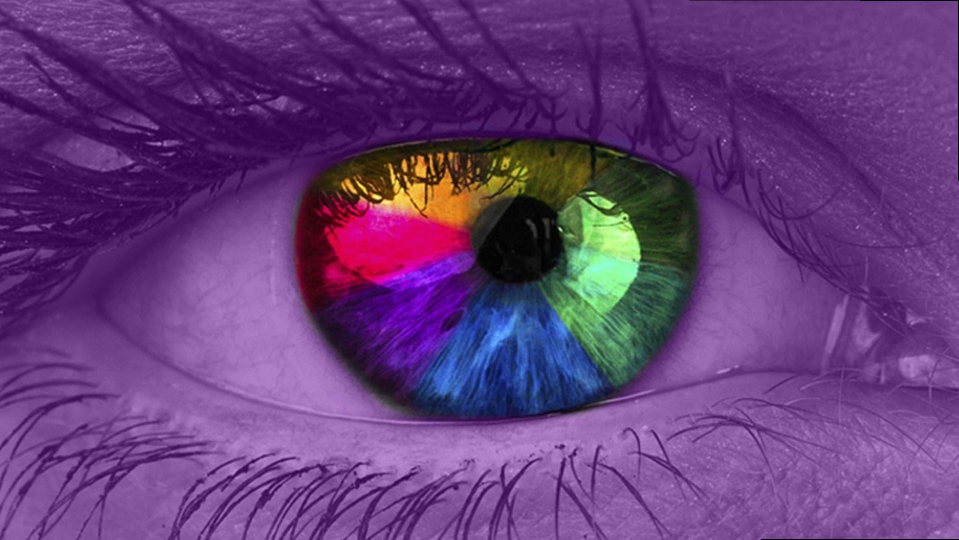
%> input picture Step 3 - KMCG/output.jpg, 1917 x 1079 px (shown at 1/2 size)
$ octave extracting.m   (GNU Octave 9; MATLAB toolbox functions it lacks are replaced by stand-ins)
%> lines starting %> are read from the running program, lines starting %| are printed output that depends on the picture
%% Extracting the secret image
secsiz1 = 512;
secsiz2 = 512;
condition = true;
%newimg2 = newimg;
newimg2 = imread('output.jpg');
%> newimg2 is the input picture: size 1079x1917x3 uint8; mean R, G, B 101.8, 60.4, 122.2
[siz1, siz2, siz3] = size(newimg2);
%> siz1 = 1079; siz2 = 1917; siz3 = 3
plane = 1;
pix = 0;
npix = secsiz1 * secsiz2 * 8;
sec_img = [];
colplane = newimg2(:,:,plane);
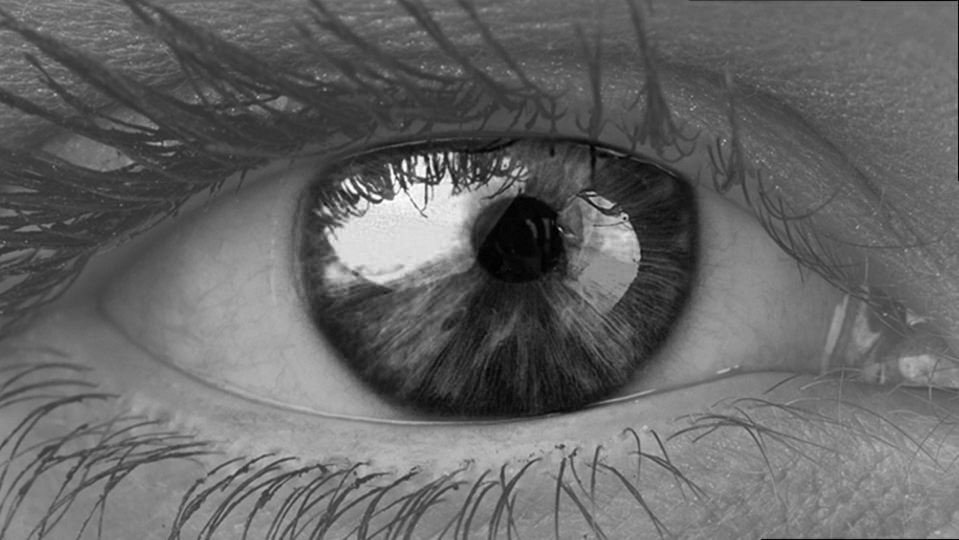
%> colplane: size 1079x1917 uint8 (shown at 1/2 size); min 0, max 255, mean 101.8
c1 = 1; c2 = 1;
one = 1;
%> (the run ends here)
